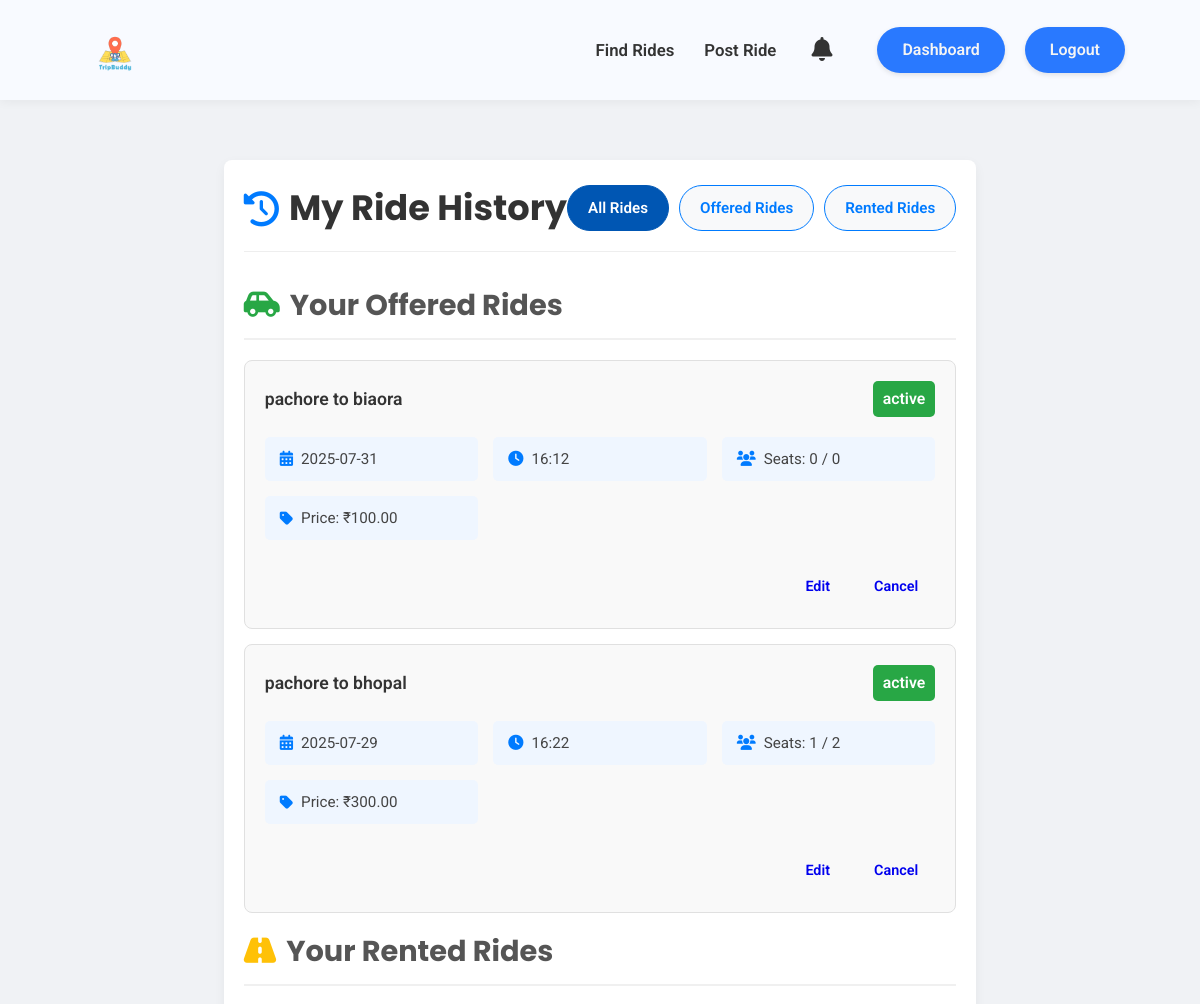
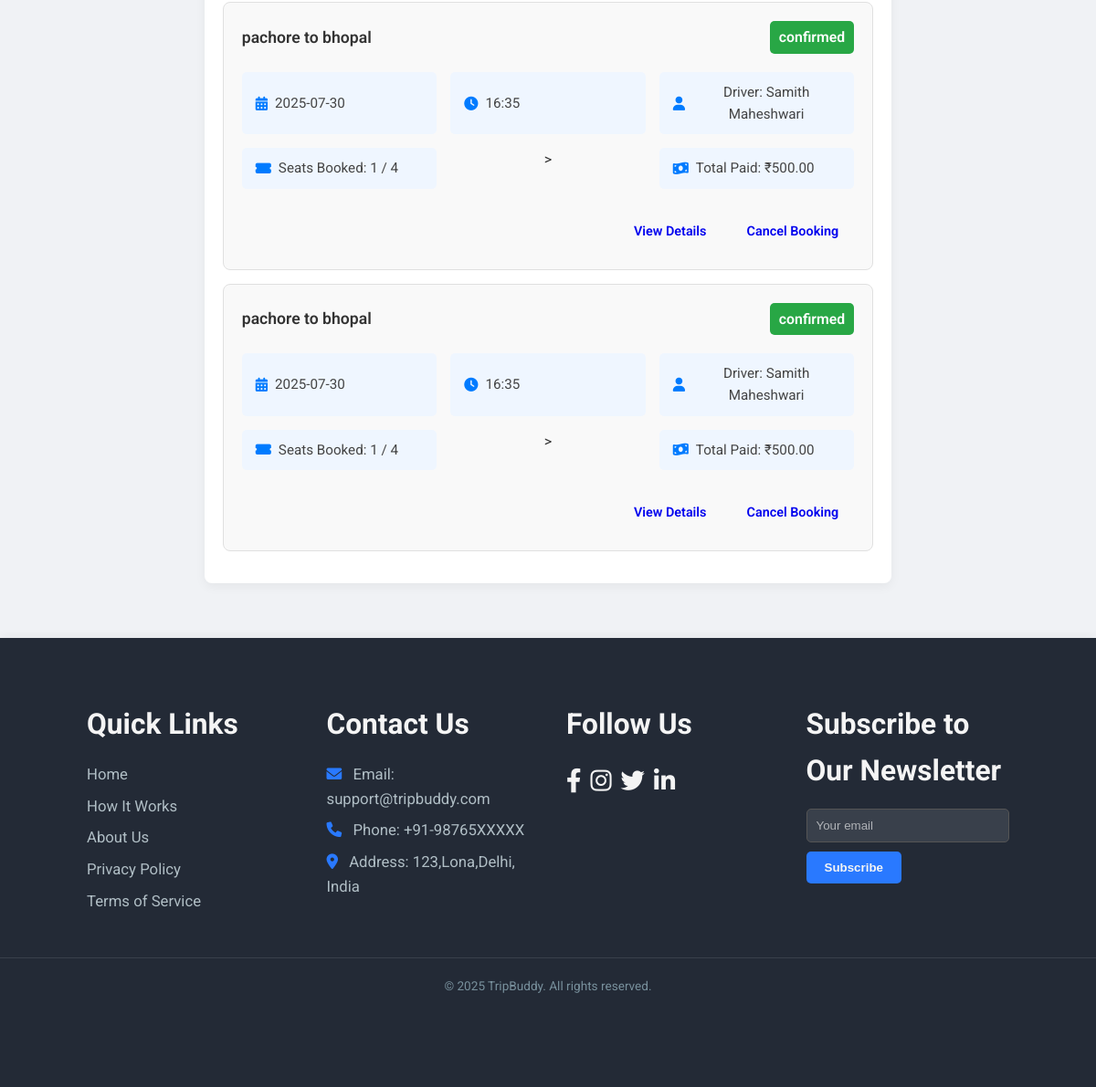
Page /my_rides (signed in) on the committed database (2 pictures, top to bottom).
### models.py (models this page shows, shortened)
class Ride(db.Model):
    id = db.Column(db.Integer, primary_key=True)
    creator_id = db.Column(db.Integer, db.ForeignKey('user.id'), nullable=False)
    start_location = db.Column(db.String(100), nullable=False)
    end_location = db.Column(db.String(100), nullable=False)
    price = db.Column(db.Float, nullable=False)
    seats = db.Column(db.Integer, nullable=False)
    date = db.Column(db.Date, nullable=False) # Make sure this is present and nullable=False
    time = db.Column(db.String(20), nullable=False) # Make sure this is present and nullable=False
    description = db.Column(db.Text, nullable=True)
    bookings = db.relationship('Booking', backref='ride', lazy=True)
    status = db.Column(db.String(20), default='active', nullable=False) # e.g., 'active', 'completed', 'cancelled'
    driver = db.relationship('User', foreign_keys=[creator_id], backref='offered_rides', lazy=True)

class Booking(db.Model):
    id = db.Column(db.Integer, primary_key=True)
    user_id = db.Column(db.Integer, db.ForeignKey('user.id'), nullable=False)  # The user who booked the ride (renter)
    ride_id = db.Column(db.Integer, db.ForeignKey('ride.id'), nullable=False)  # The ride being booked
    seats_booked = db.Column(db.Integer, nullable=False)
    total_price = db.Column(db.Float, nullable=False)
    booking_date = db.Column(db.DateTime, default=datetime.utcnow, nullable=False)
    status = db.Column(db.String(20), default='confirmed', nullable=False) # e.g., 'confirmed', 'completed', 'cancelled'

class User(UserMixin, db.Model):
    id = db.Column(db.Integer, primary_key=True)
    username = db.Column(db.String(80), unique=True, nullable=False)
    email = db.Column(db.String(120), unique=True, nullable=False)
    password = db.Column(db.String(120), nullable=False)
    role = db.Column(db.String(20), nullable=False) # e.g., 'Renter', 'Provider'
    rides_created = db.relationship('Ride', backref='creator', lazy=True)
    rides_taken = db.Column(db.Integer, default=0, nullable=False)
    can_offer_rides = db.Column(db.Boolean, default=False, nullable=False)
    can_find_rides = db.Column(db.Boolean, default=False, nullable=False)
    received_notifications = db.relationship('Notification', backref='recipient', lazy=True, foreign_keys='Notification.user_id')
    bookings_made = db.relationship('Booking', backref='booker', lazy=True, foreign_keys='Booking.user_id')

### app.py (the view)
@app.route('/my_rides')
@login_required
def my_rides():
    filter_param = request.args.get('filter', 'all')
    offered_rides = []
    rented_rides = []
    print(f"DEBUG: Current user ID: {current_user.id}") # ADD THIS DEBUG LINE
    if filter_param == 'all' or filter_param == 'offered':
        offered_rides_raw = Ride.query.filter_by(creator_id=current_user.id).order_by(Ride.date.desc(), Ride.time.desc()).all()
        for ride in offered_rides_raw:
            booked_seats_sum = db.session.query(func.sum(Booking.seats_booked)).filter(Booking.ride_id == ride.id, Booking.status == 'confirmed').scalar()
            booked_seats_sum = booked_seats_sum if booked_seats_sum is not None else 0
            ride.seats_available = ride.seats - booked_seats_sum
            ride.total_seats = ride.seats
            if ride.status == 'active':
                ride.status_class = 'active'
            elif ride.status == 'completed':
                ride.status_class = 'completed'
            elif ride.status == 'cancelled':
                ride.status_class = 'cancelled'
            else:
                ride.status_class = 'pending'
            offered_rides.append(ride)
        print(f"DEBUG: Offered rides found: {len(offered_rides)}") # ADD THIS DEBUG LINE
    if filter_param == 'all' or filter_param == 'rented':
        rented_rides = Booking.query.filter_by(user_id=current_user.id).order_by(Booking.booking_date.desc()).all()
        print(f"DEBUG: Rented rides found: {len(rented_rides)}") # ADD THIS DEBUG LINE
        for booking in rented_rides:
            if booking.status == 'confirmed':
                booking.status_class = 'active'
            elif booking.status == 'completed':
                booking.status_class = 'completed'
            elif booking.status == 'cancelled':
                booking.status_class = 'cancelled'
            else:
                booking.status_class = 'pending'
    return render_template(
        'my_rides.html',
        offered_rides=offered_rides,
        rented_rides=rented_rides,
        filter=filter_param
    )

### app.py (called while the page is built)
@login_manager.user_loader
def load_user(user_id):
    return User.query.get(int(user_id))

### templates/my_rides.html (shortened to what this page needs)
<!DOCTYPE html>
<html lang="en">
<head>
    <link rel="stylesheet" href="https://cdnjs.cloudflare.com/ajax/libs/font-awesome/6.0.0-beta3/css/all.min.css">
    <link rel="stylesheet" href="{{ url_for('static', filename='css/main.css') }}">
    <link rel="stylesheet" href="{{ url_for('static', filename='css/dashboard.css') }}">
</head>
<body>
    <header class="dashboard-header">
        <div class="header-container">
            <div class="logo">
                <img src="{{ url_for('static', filename='images/tripbuddy.png') }}" alt="TripBuddy Logo" class="logo-img">
            </div>
            <div class="header-right-section">
                <nav class="dashboard-nav-header">
                    <ul>
                        <li><a href="{{ url_for('find_rides') }}">Find Rides</a></li>
                        <li><a href="{{ url_for('post_ride') }}">Post Ride</a></li>
                    </ul>
                </nav>
                <div class="header-actions">
                    <button class="notification-bell" aria-label="Notifications">
                        <i class="fas fa-bell"></i>
                    </button>
                    <a href="{{ url_for('dashboard') }}" class="logout-btn-header">Dashboard</a>
                    <a href="{{ url_for('logout') }}" class="logout-btn-header">Logout</a>
                </div>
            </div>
        </div>
    </header>
    <main>
        <div class="my-rides-container">
            <div class="my-rides-header">
                <h1><i class="fas fa-history"></i> My Ride History</h1>
                <div class="filter-buttons">
                    <a href="{{ url_for('my_rides', filter='all') }}" class="btn {% if filter == 'all' %}btn-primary active{% else %}btn-secondary{% endif %}">All Rides</a>
                    <a href="{{ url_for('my_rides', filter='offered') }}" class="btn {% if filter == 'offered' %}btn-primary active{% else %}btn-secondary{% endif %}">Offered Rides</a>
                    <a href="{{ url_for('my_rides', filter='rented') }}" class="btn {% if filter == 'rented' %}btn-primary active{% else %}btn-secondary{% endif %}">Rented Rides</a>
                </div>
            </div>
            <section class="rides-list-section">
                {% if offered_rides or rented_rides %}
                    {% if offered_rides and (filter == 'all' or filter == 'offered') %}
                        <h2 class="ride-category-title"><i class="fas fa-car-side"></i> Your Offered Rides</h2>
                        {% for ride in offered_rides %}
                            <div class="ride-card">
                                <div class="ride-card-header">
                                    <span>{{ ride.start_location }} to {{ ride.end_location }}</span>
                                    <span class="ride-status {{ ride.status_class }}">{{ ride.status }}</span>
                                </div>
                                <div class="ride-details-grid">
                                    <div class="ride-detail-item"><i class="fas fa-calendar-alt"></i> {{ ride.date.strftime('%Y-%m-%d') }}</div>
                                    <div class="ride-detail-item"><i class="fas fa-clock"></i> {{ ride.time }}</div>
                                    <div class="ride-detail-item"><i class="fas fa-users"></i> Seats: {{ ride.seats_available }} / {{ ride.total_seats }}</div>
                                    <div class="ride-detail-item"><i class="fas fa-tag"></i> Price: ₹{{ "%.2f"|format(ride.price) }}</div>
                                </div>
                                <div class="ride-actions">
                                    <a href="{{ url_for('edit_ride', ride_id=ride.id) }}" class="btn btn-info">Edit</a>
                                    <a href="{{ url_for('cancel_ride', ride_id=ride.id) }}" class="btn btn-danger">Cancel</a>
                                </div>
                            </div>
                        {% endfor %}
                    {% elif filter == 'offered' %}
                        <p class="no-rides-message"><i class="fas fa-info-circle"></i> You have not offered any rides yet.</p>
                    {% endif %}
                    {% if rented_rides and (filter == 'all' or filter == 'rented') %}
                        <h2 class="ride-category-title rented"><i class="fas fa-road"></i> Your Rented Rides</h2>
                        {% for booking in rented_rides %}
                            <div class="ride-card">
                                <div class="ride-card-header">
                                    <span>{{ booking.ride.start_location }} to {{ booking.ride.end_location }}</span>
                                    <span class="ride-status {{ booking.status_class }}">{{ booking.status }}</span>
                                </div>
                                <div class="ride-details-grid">
                                    <div class="ride-detail-item"><i class="fas fa-calendar-alt"></i> {{ booking.ride.date.strftime('%Y-%m-%d') }}</div>
                                    <div class="ride-detail-item"><i class="fas fa-clock"></i> {{ booking.ride.time }}</div>
                                    <div class="ride-detail-item"><i class="fas fa-user"></i> Driver: {{ booking.ride.driver.username }}</div>
                                    <div class="ride-detail-item"><i class="fas fa-ticket-alt"></i> Seats Booked: {{ booking.seats_booked }} / {{ booking.ride.seats }}</div>>
                                    <div class="ride-detail-item"><i class="fas fa-money-bill-wave"></i> Total Paid: ₹{{ "%.2f"|format(booking.total_price) }}</div>
                                </div>
                                <div class="ride-actions">
                                    <a href="{{ url_for('view_booking_details', booking_id=booking.id) }}" class="btn btn-info">View Details</a>
                                    <a href="{{ url_for('cancel_booking', booking_id=booking.id) }}" class="btn btn-danger">Cancel Booking</a>
                                </div>
                            </div>
                        {% endfor %}
                    {% elif filter == 'rented' %}
                        <p class="no-rides-message"><i class="fas fa-info-circle"></i> You have not rented any rides yet.</p>
                    {% endif %}
                {% else %}
                    <p class="no-rides-message"><i class="fas fa-info-circle"></i> You have no ride history yet. Start by <a href="{{ url_for('find_rides') }}">finding a ride</a> or <a href="{{ url_for('post_ride') }}">offering one</a>!</p>
                {% endif %}
            </section>
        </div>
    </main>
    <footer class="main-footer section-padding">
        <div class="footer-container container">
            <div class="footer-links-group">
                <h4>Quick Links</h4>
                <a href="{{ url_for('home') }}">Home</a>
                <a href="{{ url_for('home') }}#how-it-works">How It Works</a>
                <a href="{{ url_for('about') }}">About Us</a>
                <a href="#">Privacy Policy</a>
                <a href="#">Terms of Service</a>
            </div>
            <div class="footer-contact-group">
                <h4>Contact Us</h4>
                <p><i class="fas fa-envelope"></i> Email: support@tripbuddy.com</p>
                <p><i class="fas fa-phone"></i> Phone: +91-98765XXXXX</p>
                <p><i class="fas fa-map-marker-alt"></i> Address: 123,Lona,Delhi, India</p>
            </div>
            <div class="footer-social-group">
                <h4>Follow Us</h4>
                <div class="social-icons">
                    <a href="https://www.facebook.com" target="_blank" aria-label="Facebook"><i class="fab fa-facebook-f"></i></a>
                    <a href="https://www.instagram.com" target="_blank" aria-label="Instagram"><i class="fab fa-instagram"></i></a>
                    <a href="https://www.twitter.com" target="_blank" aria-label="Twitter"><i class="fab fa-twitter"></i></a>
                    <a href="https://www.linkedin.com" target="_blank" aria-label="LinkedIn"><i class="fab fa-linkedin-in"></i></a>
                </div>
            </div>
            <div class="footer-newsletter-group">
                <h4>Subscribe to Our Newsletter</h4>
                <form class="newsletter-form">
                    <input type="email" placeholder="Your email" required />
                    <button type="submit">Subscribe</button>
                </form>
            </div>
        </div>
        <p class="footer-copy">&copy; 2025 TripBuddy. All rights reserved.</p>
    </footer>
</body>
</html>

### static/css/main.css (style rules this page uses)
* { margin: 0; padding: 0; box-sizing: border-box; }
:root { --primary-color: #2979FF; --secondary-color: #FFD600; --dark-blue-hover: #1976D2; --dark-yellow-hover: #FFC107; --text-dark: #333333; --text-light: #f4f4f4; --background-light: #ffffff; --bg-dark: #232a36; --shadow-light: rgba(0, 0, 0, 0.05); --shadow-medium: rgba(0, 0, 0, 0.15); --poppins: 'Poppins', sans-serif; --roboto: 'Roboto', sans-serif; --primary-color-dark: #1976D2; --text-white: #ffffff; --bg-card: #ffffff; --text-medium: #666; }
body { font-family: var(--roboto); line-height: 1.6; color: var(--text-dark); background-color: #F0F2F5; overflow-x: hidden; display: flex; flex-direction: column; min-height: 100vh; }
.container { width: 90%; max-width: 1200px; margin: 0 auto; }
h1, h2, h3 { font-family: var(--poppins); color: var(--text-dark); margin-bottom: 20px; }
.section-padding { padding: 80px 0; }
.logo img { height: 80px; width: auto; display: block; }
.btn, .nav-btn { display: inline-flex; align-items: center; justify-content: center; padding: 8px 20px; border-radius: 25px; text-decoration: none; font-weight: 600; transition: all 0.3s ease; font-size: 1em; border: 2px solid transparent; cursor: pointer; white-space: nowrap; }
.btn::after, .nav-btn::after { display: none; }
.main-footer { background: var(--bg-dark); color: #B0BEC5; text-align: center; box-shadow: 0 -2px 10px var(--shadow-light); padding-top: 50px; margin-top: auto; }
.main-footer .footer-container { display: flex; flex-wrap: wrap; justify-content: space-around; margin-bottom: 20px; font-size: 1.1em; padding: 0 15px; }
.footer-links-group, .footer-contact-group, .footer-social-group, .footer-newsletter-group { margin: 20px; min-width: 200px; flex: 1; max-width: 280px; text-align: left; }
.footer-links-group h4, .footer-contact-group h4, .footer-social-group h4, .footer-newsletter-group h4 { margin-bottom: 15px; font-size: 1.8em; color: var(--text-light); }
.footer-links-group a, .footer-contact-group p { display: block; color: #B0BEC5; text-decoration: none; margin-bottom: 8px; font-size: 0.95em; }
.footer-contact-group p i { margin-right: 8px; color: var(--primary-color); }
.footer-social-group .social-icons { margin-top: 0; display: flex; justify-content: flex-start; }
.footer-social-group .social-icons a { margin: 0 10px 0 0; font-size: 1.5em; color: var(--text-light); }
.footer-newsletter-group .newsletter-form { display: flex; flex-direction: column; align-items: flex-start; }
.footer-newsletter-group input { padding: 10px; width: 100%; max-width: 250px; margin-bottom: 10px; border: 1px solid #555; background-color: rgba(255, 255, 255, 0.1); color: var(--text-light); border-radius: 5px; }
.footer-newsletter-group input::placeholder { color: rgba(255, 255, 255, 0.6); }
.footer-newsletter-group button { padding: 10px 20px; background-color: var(--primary-color); color: var(--text-light); border: none; cursor: pointer; border-radius: 5px; font-weight: bold; transition: background-color 0.3s ease; }
.footer-copy { border-top: 1px solid rgba(255, 255, 255, 0.1); padding-top: 20px; margin-top: 20px; padding-bottom: 20px; font-size: 0.85em; color: #78909C; }

### rows in the picture
Ride: start_location "pachore", end_location "biaora", status "active", date "2025-07-31", time "16:12", seats_available "0", total_seats "0", price "100.00"
Ride: start_location "pachore", end_location "bhopal", status "active", date "2025-07-29", time "16:22", seats_available "1", total_seats "2", price "300.00"
Booking: ride.start_location "pachore", ride.end_location "bhopal", status "confirmed", ride "2025-07-30", ride.time "16:35", ride.driver.username "Samith Maheshwari", seats_booked "1", ride.seats "4", total_price "500.00"
Booking: ride.start_location "pachore", ride.end_location "bhopal", status "confirmed", ride "2025-07-30", ride.time "16:35", ride.driver.username "Samith Maheshwari", seats_booked "1", ride.seats "4", total_price "500.00"
